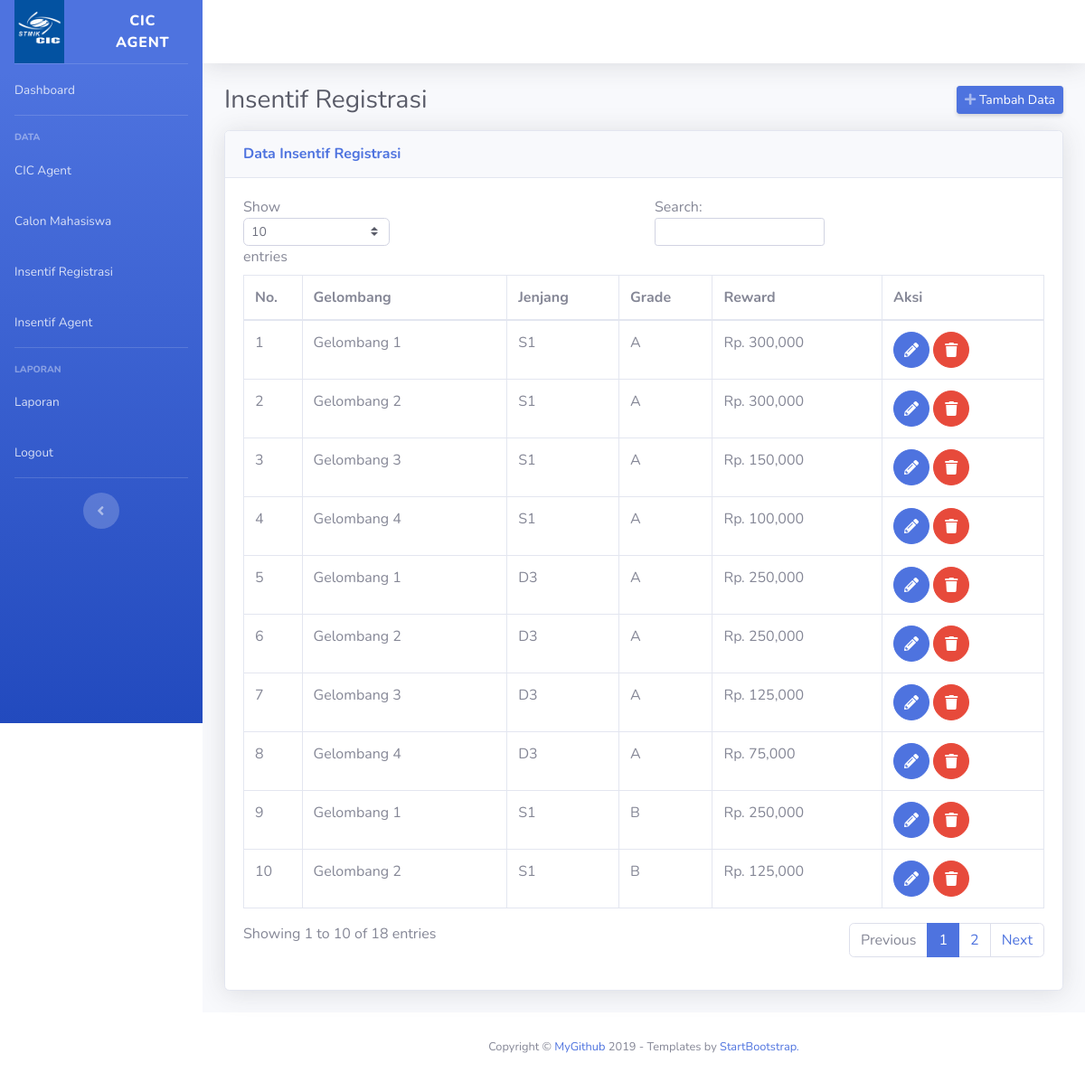
Screenshot of /insentif-registrasi (signed in) with the database file from the repository.
### tables this page shows
CREATE TABLE `insentif` (
  `id` int(11) NOT NULL,
  `gelombang` int(11) DEFAULT '0',
  `jenjang` enum('S1','D3') NOT NULL,
  `grade` enum('A','B','NON') NOT NULL,
  `reward` double NOT NULL
);

### core/method.php (called while the page is built, shortened)
<?php
function getFrom($index) {
	$get = isset($_GET[$index]) ? $_GET[$index] : "";
	return $get;
}

### core/crud.php (called while the page is built, shortened)
<?php
function select($columns, $table, $conditions = NULL) {
	if ($conditions != NULL) {
		$sql = "SELECT $columns FROM $table WHERE $conditions ";
	} else {
		$sql = "SELECT $columns FROM $table";
	}
	return query($sql);
}
function result($query) {
	return mysqli_fetch_object($query);
}
function query($sql){
	global $link;
	if ($data = mysqli_query($link, $sql) or die(mysqli_error($link))) {
		return $data;
	}
}
?>

### content/insentif-reg/index.php (the view)
<?php
$insentif = select('*', "insentif");
$no = 1;
$page = getFrom('page');
?>
<div class="container-fluid">
    <div class="d-sm-flex align-items-center justify-content-between mb-3">
        <h1 class="h3 mb-0 text-gray-800">Insentif Registrasi</h1>
        <div class="btn-group-sm">
            <a href="<?php echo base_url($page."/create") ?>" class="d-none d-sm-inline-block btn btn-sm btn-primary shadow-sm" data-toggle="tooltip" title="Tambah <?= ucwords(str_replace("-", " ", $page)) ?>">
                <i class="fas fa-plus text-white-50"></i>
                <span class="text">Tambah Data</span>
            </a>
        </div>
    </div>
    <div class="card shadow mb-4">
        <div class="card-header py-3">
            <h6 class="m-0 font-weight-bold text-primary">Data Insentif Registrasi</h6>
        </div>
        <div class="card-body">
            <div class="table-responsive">
                <table class="table table-bordered" id="dataTable" width="100%" cellspacing="0">
                    <thead>
                        <tr>
                            <th>No.</th>
                            <th>Gelombang</th>
                            <th>Jenjang</th>
                            <th>Grade</th>
                            <th>Reward</th>
                            <th>Aksi</th>
                        </tr>
                    </thead>
                    <tbody>
                        <?php while($ins = result($insentif)): ?>
                        <tr>
                            <td><?= $no++; ?></td>
                            <td>
                                <?= ($ins->gelombang == 0) ? "All Gelombang" : "Gelombang ".$ins->gelombang; ?>
                            </td>
                            <td><?= $ins->jenjang ?></td>
                            <td><?= $ins->grade ?></td>
                            <td>Rp. <?= number_format($ins->reward) ?></td>
                            <td>
                                <a href="<?php echo base_url($page."/edit/".$ins->id) ?>" class="btn btn-primary btn-circle">
                                    <i class="fas fa-pencil-alt"></i>
                                </a>
                                <a onclick="return confirmDelete()" href="<?php echo base_url($page."/delete/".$ins->id) ?>" class="btn btn-danger btn-circle">
                                    <i class="fas fa-trash"></i>
                                </a>
                            </td>
                        </tr>
                        <?php endwhile; ?>
                    </tbody>
                </table>
            </div>
        </div>
    </div>
</div>

### rows the page displays
insentif: gelombang "1", jenjang "S1", grade "A", reward "300,000"
insentif: gelombang "2", jenjang "S1", grade "A", reward "300,000"
insentif: gelombang "3", jenjang "S1", grade "A", reward "150,000"
insentif: gelombang "4", jenjang "S1", grade "A", reward "100,000"
insentif: gelombang "1", jenjang "D3", grade "A", reward "250,000"
insentif: gelombang "2", jenjang "D3", grade "A", reward "250,000"
insentif: gelombang "3", jenjang "D3", grade "A", reward "125,000"
insentif: gelombang "4", jenjang "D3", grade "A", reward "75,000"
insentif: gelombang "1", jenjang "S1", grade "B", reward "250,000"
insentif: gelombang "2", jenjang "S1", grade "B", reward "125,000"
